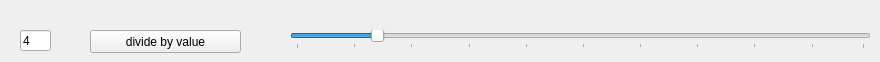
     <widget class="QWidget" name="tab_23">
      <attribute name="title">
       <string>divide image by value</string>
      </attribute>
      <widget class="QSlider" name="hSlider_divideConst">
       <property name="geometry">
        <rect>
         <x>290</x>
         <y>30</y>
         <width>581</width>
         <height>19</height>
        </rect>
       </property>
       <property name="focusPolicy">
        <enum>Qt::TabFocus</enum>
       </property>
       <property name="accessibleDescription">
        <string/>
       </property>
       <property name="minimum">
        <number>1</number>
       </property>
       <property name="maximum">
        <number>100</number>
       </property>
       <property name="pageStep">
        <number>10</number>
       </property>
       <property name="value">
        <number>15</number>
       </property>
       <property name="sliderPosition">
        <number>15</number>
       </property>
       <property name="orientation">
        <enum>Qt::Horizontal</enum>
       </property>
       <property name="tickPosition">
        <enum>QSlider::TicksBelow</enum>
       </property>
       <property name="tickInterval">
        <number>10</number>
       </property>
      </widget>
      <widget class="QPushButton" name="divideConstButton">
       <property name="geometry">
        <rect>
         <x>90</x>
         <y>30</y>
         <width>151</width>
         <height>23</height>
        </rect>
       </property>
       <property name="text">
        <string>divide by value</string>
       </property>
      </widget>
      <widget class="QLineEdit" name="divideConstBox">
       <property name="geometry">
        <rect>
         <x>20</x>
         <y>30</y>
         <width>31</width>
         <height>21</height>
        </rect>
       </property>
       <property name="text">
        <string>4</string>
       </property>
      </widget>
     </widget>
